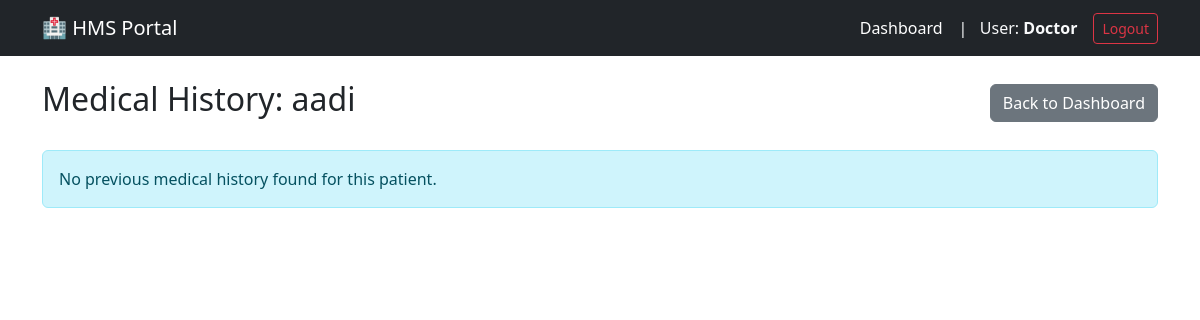
/doctor/patient_history/1 (signed in), run on an earlier commit of the app's database.
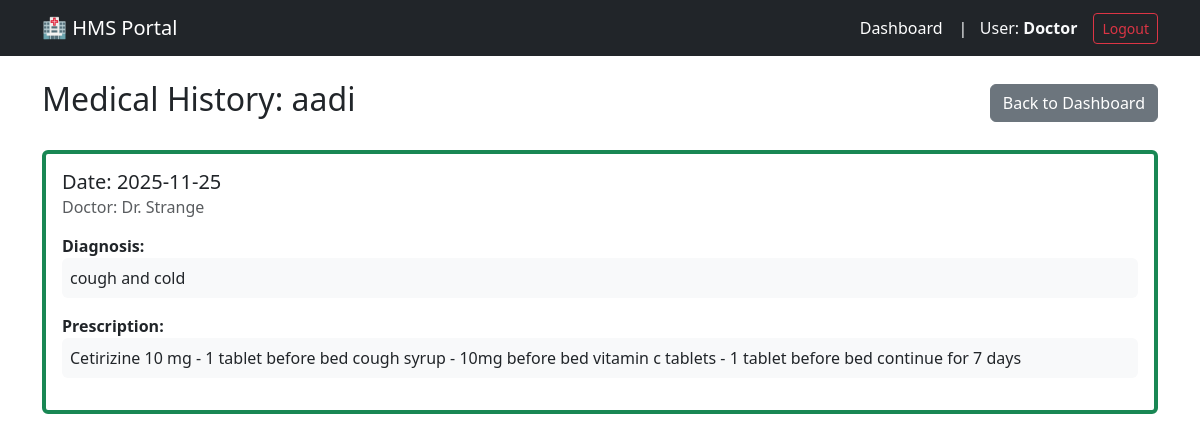
And on a later commit of the database.
### hms_app/models.py (models this page shows, shortened)
class Patient(UserMixin, db.Model):
    id = db.Column(db.Integer, primary_key=True)
    name = db.Column(db.String(100), nullable=False)
    email = db.Column(db.String(120), unique=True, nullable=False)
    password_hash = db.Column(db.String(128))
    appointments = db.relationship('Appointment', backref='patient', lazy=True)

class Appointment(db.Model):
    id = db.Column(db.Integer, primary_key=True)
    patient_id = db.Column(db.Integer, db.ForeignKey('patient.id'), nullable=False)
    doctor_id = db.Column(db.Integer, db.ForeignKey('doctor.id'), nullable=False)
    appointment_time = db.Column(db.DateTime, nullable=False, default=datetime.utcnow)
    status = db.Column(db.String(20), default='Booked') # Booked, Completed, Cancelled
    treatment = db.relationship('Treatment', backref='appointment', uselist=False, lazy=True)

class Doctor(UserMixin, db.Model):
    id = db.Column(db.Integer, primary_key=True)
    name = db.Column(db.String(100), nullable=False)
    email = db.Column(db.String(120), unique=True, nullable=False)
    password_hash = db.Column(db.String(128))
    department_id = db.Column(db.Integer, db.ForeignKey('department.id'), nullable=False)
    appointments = db.relationship('Appointment', backref='doctor', lazy=True)
    @property
    def role(self): return "doctor"

class Treatment(db.Model):
    id = db.Column(db.Integer, primary_key=True)
    appointment_id = db.Column(db.Integer, db.ForeignKey('appointment.id'), unique=True, nullable=False)
    diagnosis = db.Column(db.Text, nullable=False)
    prescription = db.Column(db.Text, nullable=False)

### hms_app/doctor/routes.py (the view)
@doctor.route('/patient_history/<int:patient_id>')
@login_required
@doctor_required
def patient_history(patient_id):
    patient = Patient.query.get_or_404(patient_id)
    history = Appointment.query.filter_by(patient_id=patient_id, status='Completed')\
        .order_by(Appointment.appointment_time.desc()).all()
    return render_template('doctor/patient_history.html', patient=patient, history=history)

### hms_app/models.py (called while the page is built)
@login_manager.user_loader
def load_user(user_id):
    role = session.get('role')
    if role == 'admin':
        return Admin.query.get(int(user_id))
    elif role == 'doctor':
        return Doctor.query.get(int(user_id))
    elif role == 'patient':
        return Patient.query.get(int(user_id))
    admin = Admin.query.get(int(user_id))
    if admin: return admin
    doctor = Doctor.query.get(int(user_id))
    if doctor: return doctor
    return Patient.query.get(int(user_id))

### hms_app/templates/doctor/patient_history.html
{% extends "base.html" %}
{% block content %}
<div class="d-flex justify-content-between align-items-center mb-4">
    <h2>Medical History: {{ patient.name }}</h2>
    <a href="{{ url_for('doctor.dashboard') }}" class="btn btn-secondary">Back to Dashboard</a>
</div>
{% for record in history %}
<div class="card mb-3 border-start border-4 border-success">
    <div class="card-body">
        <h5 class="card-title">Date: {{ record.appointment_time.strftime('%Y-%m-%d') }}</h5>
        <h6 class="card-subtitle mb-2 text-muted">Doctor: {{ record.doctor.name }}</h6>
        <div class="mt-3">
            <strong>Diagnosis:</strong>
            <p class="bg-light p-2 rounded">{{ record.treatment.diagnosis }}</p>
        </div>
        <div class="mt-2">
            <strong>Prescription:</strong>
            <p class="bg-light p-2 rounded">{{ record.treatment.prescription }}</p>
        </div>
    </div>
</div>
{% else %}
<div class="alert alert-info">No previous medical history found for this patient.</div>
{% endfor %}
{% endblock %}

### hms_app/templates/base.html (shortened to what this page needs)
<!doctype html>
<html lang="en">
  <head>
    <link href="https://cdn.jsdelivr.net/npm/bootstrap@5.3.0/dist/css/bootstrap.min.css" rel="stylesheet">
  </head>
  <body>
    <nav class="navbar navbar-expand-lg navbar-dark bg-dark mb-4">
        <div class="container">
          <a class="navbar-brand" href="{{ url_for('main.index') }}">🏥 HMS Portal</a>
          <div class="collapse navbar-collapse" id="navbarNav">
            <ul class="navbar-nav ms-auto align-items-center">
              {% if current_user.is_authenticated %}
                <li class="nav-item">
                    {% if current_user.role == 'admin' %}
                        <a class="nav-link active" href="{{ url_for('admin.dashboard') }}">Dashboard</a>
                    {% elif current_user.role == 'doctor' %}
                        <a class="nav-link active" href="{{ url_for('doctor.dashboard') }}">Dashboard</a>
                    {% elif current_user.role == 'patient' %}
                        <a class="nav-link active" href="{{ url_for('patient.dashboard') }}">Dashboard</a>
                    {% endif %}
                </li>
                <li class="nav-item">
                    <span class="nav-link text-light disabled">
                        | &nbsp; User: <strong>{{ current_user.role|capitalize }}</strong>
                    </span>
                </li>
                <li class="nav-item ms-2">
                  <a class="btn btn-sm btn-outline-danger" href="{{ url_for('auth.logout') }}">Logout</a>
                </li>
              {% endif %}
            </ul>
          </div>
        </div>
    </nav>
    <main class="container">
        {% block content %}{% endblock %}
    </main>
  </body>
</html>

What changed in the data, as far as the page shows it:
added Appointment: appointment_time "2025-11-25", doctor.name "Dr. Strange", treatment.diagnosis "cough and cold", treatment.prescription "Cetirizine 10 mg - 1 tablet before bed cough syrup - 10mg before bed vitamin c tablets - 1 tablet before bed continue for 7 days"
Also different on the page:
text no longer shown: "No previous medical history found for this patient."
